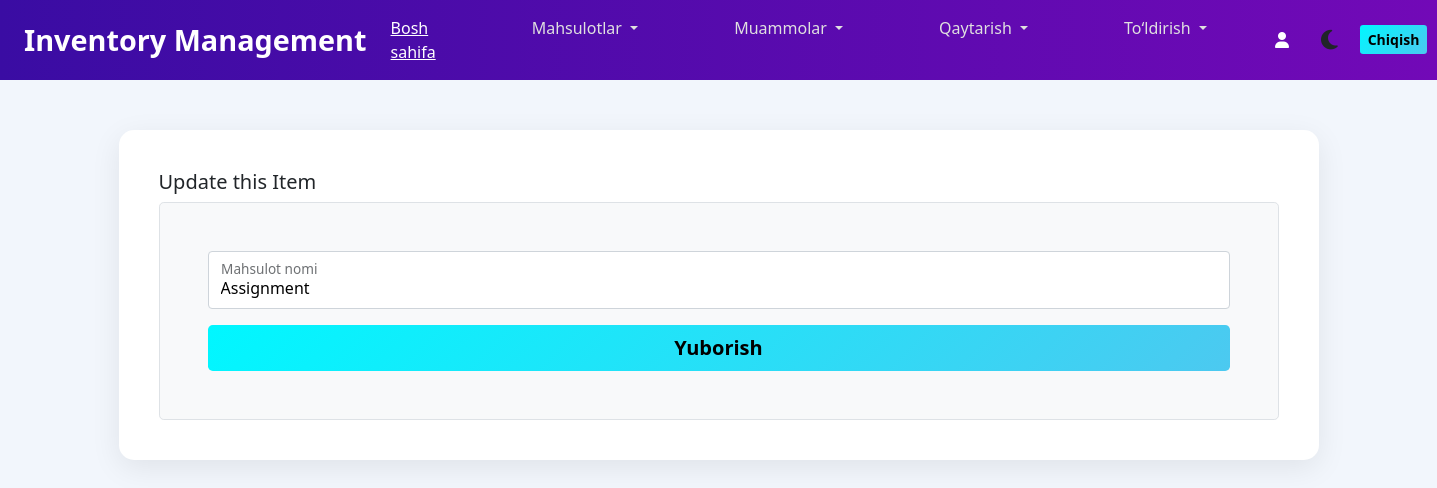
Before: /store/update-item/3/ with the older database file.
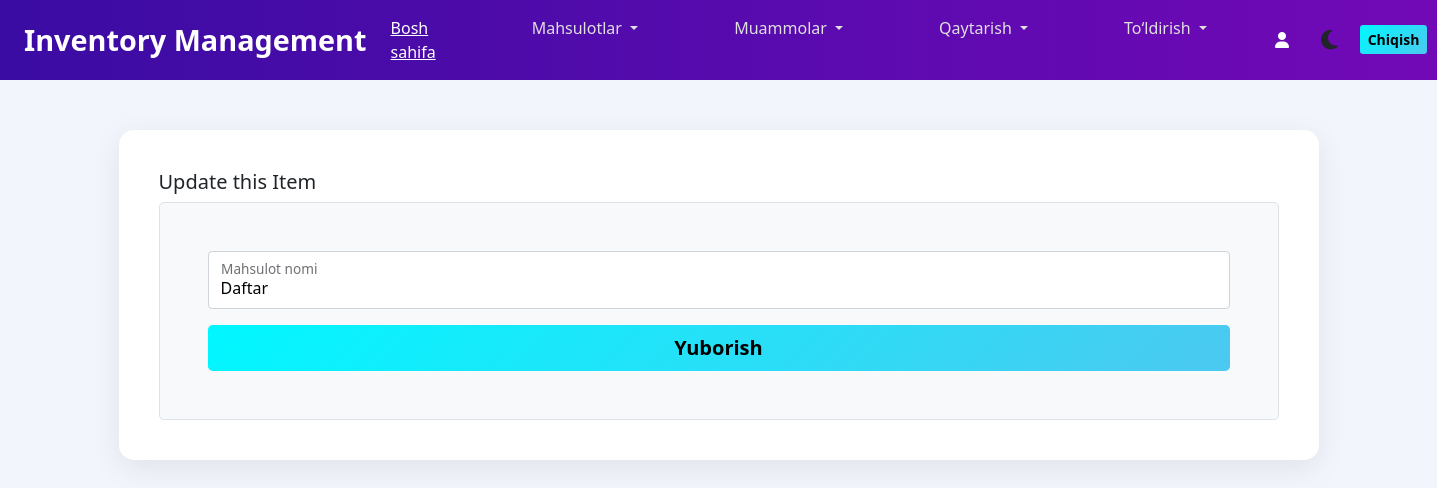
After: the same page with the newer database file.
### store/models.py (models this page shows, shortened)
class Item(models.Model):
    name = models.CharField(max_length=100)
    amount = models.PositiveIntegerField()
    created_by = models.ForeignKey(User, on_delete=models.DO_NOTHING)
    created_date = models.DateTimeField(auto_now_add=True)
    initial_amount = models.PositiveIntegerField(null=True, blank=True)

### store/views.py (the view)
# urls.py: path('update-item/<int:pk>/', views.update_item, name='update-item'),
def update_item(request, pk):
    item = Item.objects.get(pk=pk)
    if request.method == 'POST':
        form = UpdateItemForm(request.POST, instance=item)
        if form.is_valid():
            form.save()
            messages.info(request, 'Item info has been updated')
            return redirect('all-items')
        else:
            messages.warning(request, 'Something went wrong')
    else:
        form = UpdateItemForm(instance=item)
        context = {'form': form}
        return render(request, 'store/update_item.html', context)

### store/form.py
class UpdateItemForm(forms.ModelForm):
    class Meta:
        model = Item
        fields = ['name']

### templates/store/update_item.html (shortened to what this page needs)
{% extends 'base.html' %}
{% load widget_tweaks %}
{% block content %}
<h5>Update this Item</h5>
<form class="p-4 p-md-5 border rounded-3 bg-light" method="POST">
    <div class="form-floating mb-3">
        {% render_field form.name class="form-control" %}
        <label for="floatingInput">Mahsulot nomi</label>
    </div>
    <button class="w-100 btn btn-lg btn-primary" type="submit">Yuborish</button>
</form>
{% endblock content %}

Changed rows visible on the page:
changed Item: name "Assignment" → "Daftar"
